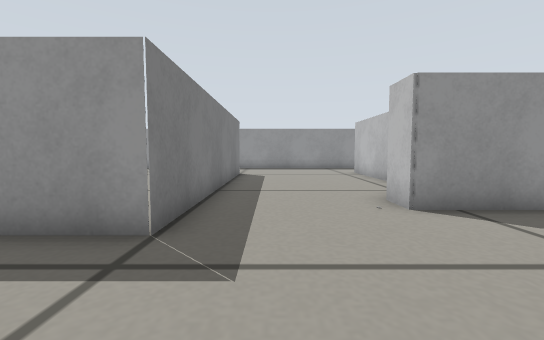
[1] (above)

18 first-person views from a walk through a world built for the Gazebo simulator. The camera is 0.22 m above the floor, tilts 4° down and sees 90° across. The lines on the ground mark 1 m squares. The floor is counted in squares, 0.2 m on a side. Each view is taken from the middle of a square. On the plan, view 1 faces up. The plan holds only what a view shows up to about 12 squares ahead; the rest is blank. The robots in the file are not drawn.

[2]
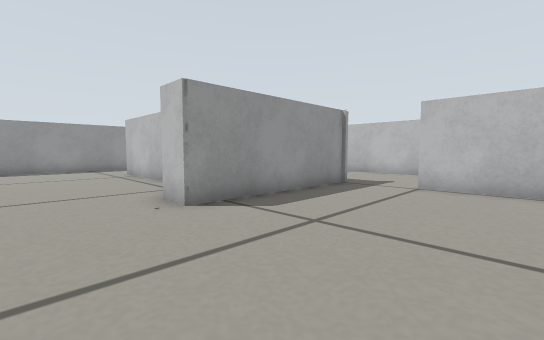

[3]
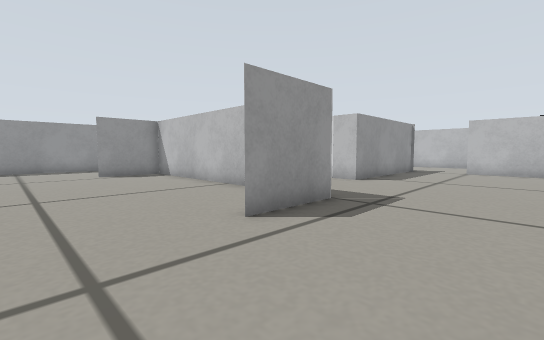

[4]
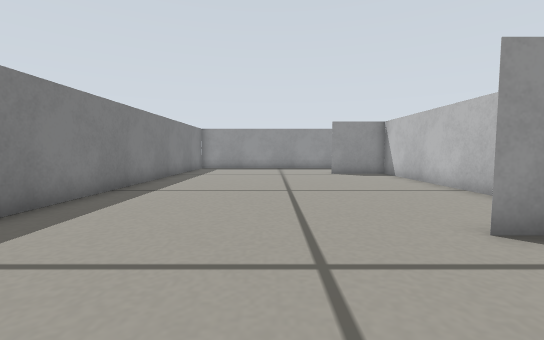

[5]
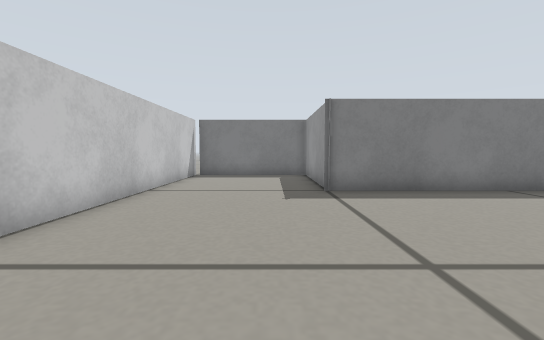

[6]
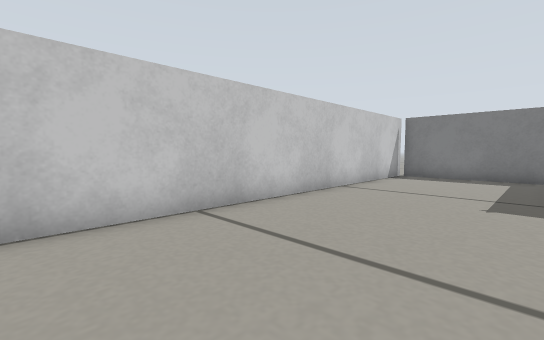

[7]
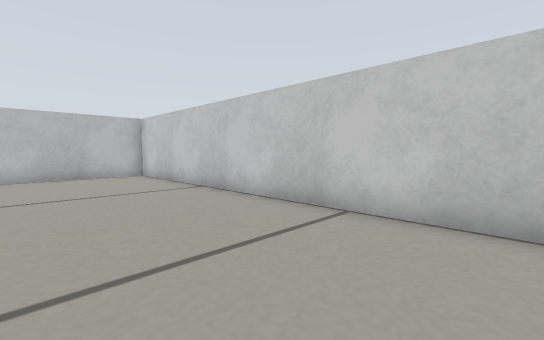

[8]
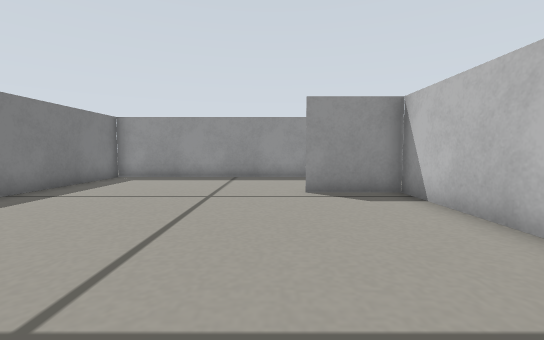

[9]
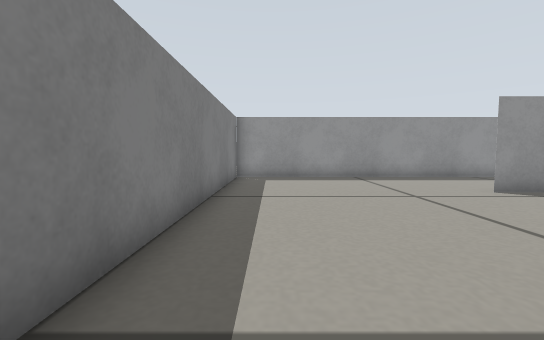

[10]
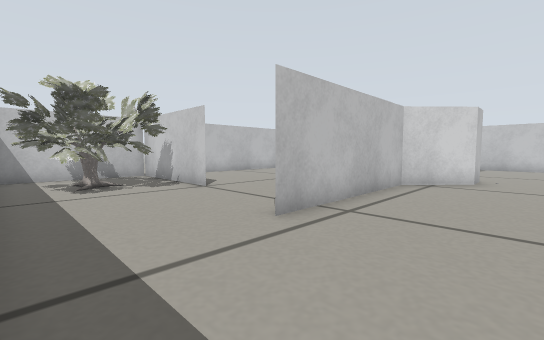

[11]
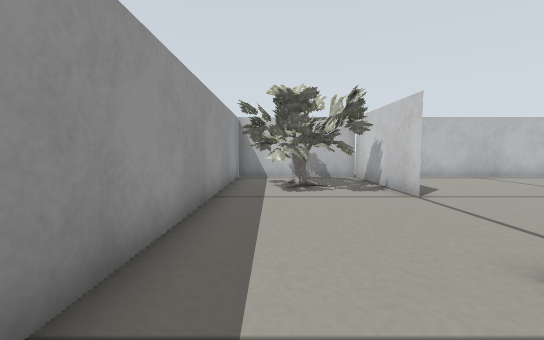

[12]
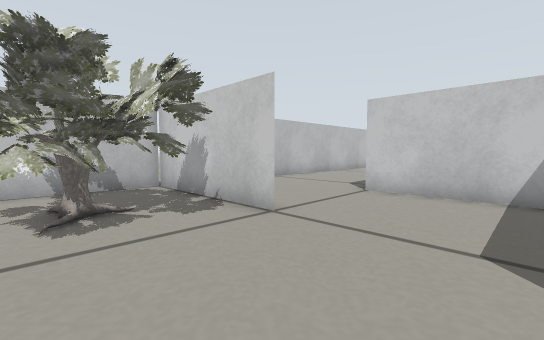

[13]
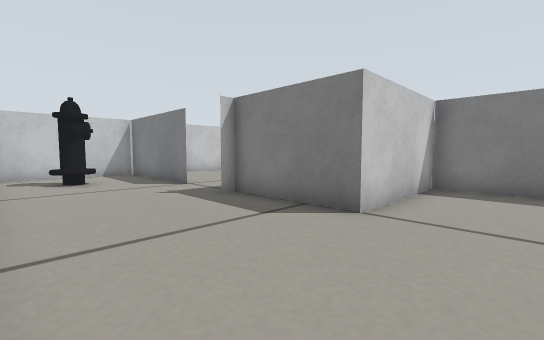

[14]
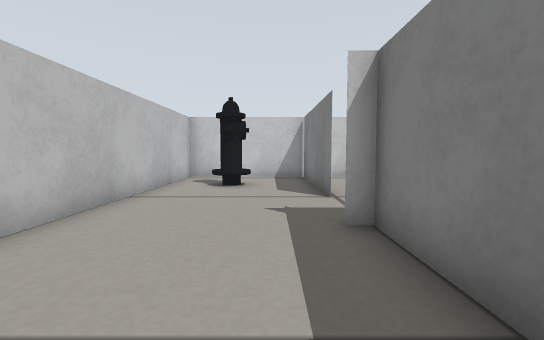

[15]
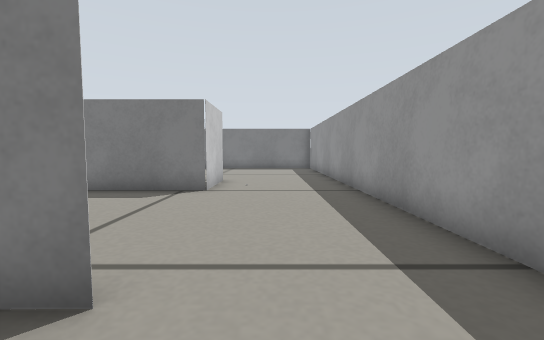

[16]
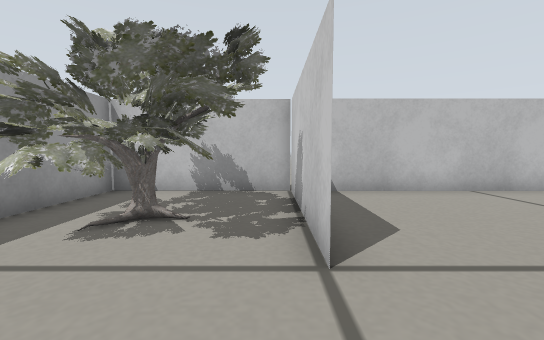

[17]
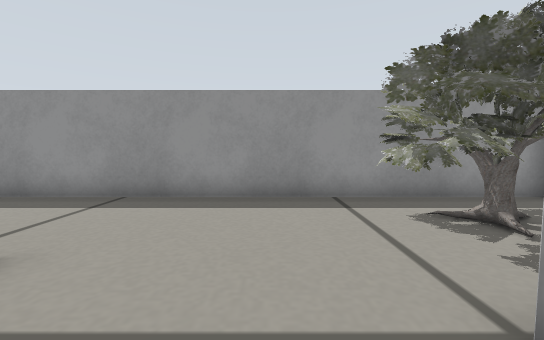

[18]
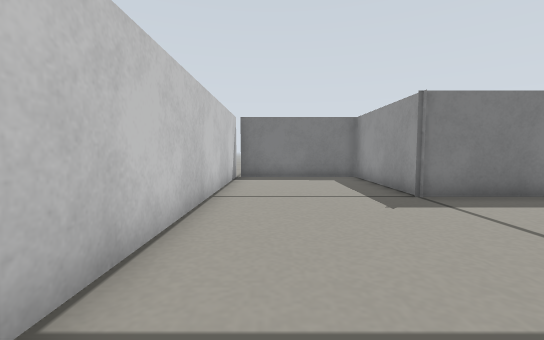

### Floor plan
Points are (right, up) in squares from view 1. A wall is a line through its corners. A room is listed if a view was taken in it or the views show most of it. See-through windows are left out.
Room 1 (views 1, 2, 3, 4, 5, 6, 7, 8, 9, 10, 11, 18)
walls: (-1.6, 6.6) (-1.6, 13.2) (-4.1, 13.2) (-1.6, 13.2) (-1.6, 3.5) (-4.2, 3.5); (9, 5) (2.6, 5) (2.6, 6.1) (4.2, 7.8) (4.2, 13.8); (4.5, 17.4) (-11.5, 17.4) (-11.5, 2.6) (-16.5, 2.6) (-16.5, -2.5) (8.9, -2.5); (8.6, -2.6) (8.6, 2.6)
ways out: opening at (4, 15.5) to room 2; opening at (9, 3.5) to room 3; gap at (-17, -2)
Room 2 (views 12, 15, 16)
walls: (4.2, 13.8) (4.2, 13); (9.7, 17.4) (4.5, 17.4)
ways out: opening at (4, 15.5) to room 1; opening at (7, 11.5) to room 4; opening at (9, 13) to room 5
Room 3 (views 13, 14)
walls: (8.5, 2.6) (8.5, -1.9); (8.5, 8.7) (8.5, 5.1) (9, 5.1); (8.9, -2.5) (13.4, -2.5) (13.4, 11.9)
ways out: opening at (9, 3.5) to room 1
objects: fire hydrant (11, 0) to (12, 1)
Room 4 (view 17)
walls: (4.2, 11.1) (4.2, 8.7) (8.5, 8.7)
ways out: opening at (7, 11.5) to room 2
Room 5 (no view inside)
walls: (13.4, 11.9) (13.4, 17.4); (8.4, 12.5) (13.5, 12.5)
ways out: opening at (9, 13) to room 2

Positions as (right, up) in squares from view 1, and headings:
1: (0, 0), facing up
2: (0, 0), facing up-right
3: (-7, 0), facing up-right
4: (-7, 0), facing up
5: (-4, 1), facing left
6: (-4, 2), facing down-left
7: (-4, 2), facing down-right
8: (-5, 6), facing up
9: (-10, 6), facing up
10: (1, 17), facing down-right
11: (2, 16), facing right
12: (5, 16), facing down-right
13: (13, 11), facing down-left
14: (10, 9), facing down
15: (6, 15), facing left
16: (6, 13), facing right
17: (7, 11), facing up
18: (-5, -1), facing left
